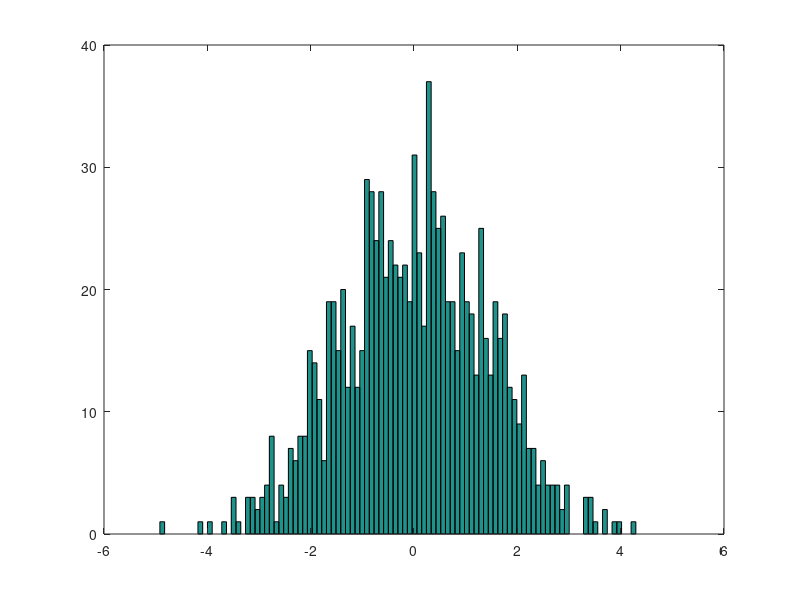

MATLAB code to generate this figure:
N = 1000;
x1 = zeros(N,1);% create a 1000*1 matrix with 0
 for n=1:N
     % fill the matrix with two uniform random distribute arrays
 x1(n,1) = sum(rand(12,1))-sum(rand(12,1));
end
 hist(x1,100); % generate the frequency histogram for 100 ranges.